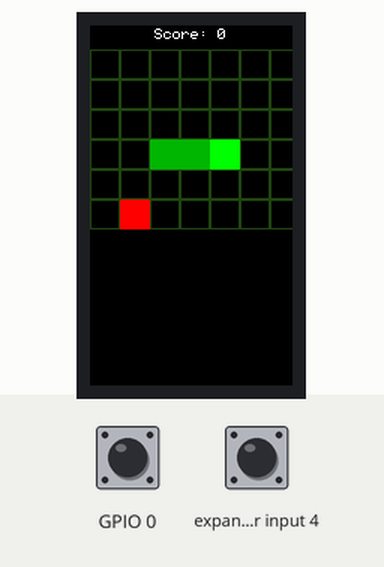
Simulated run of this program. Board: ESP32-S3. Shown: 135×240 colour display. The test bench sets the inputs (shaded band); at power-on: GPIO 0 HIGH, expander input 4 HIGH. Random numbers use the default seed unless the program sets one.

Above: at 0.3 s.
At 0.78 s:
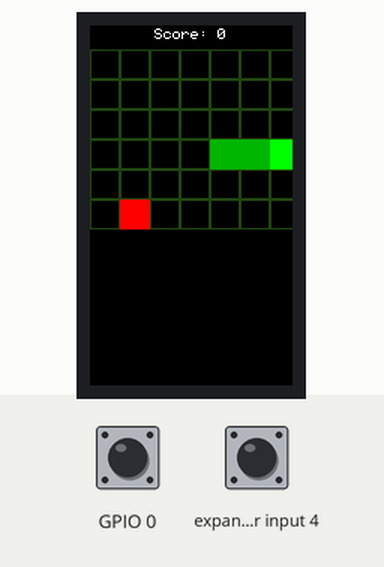
At 1.4 s:
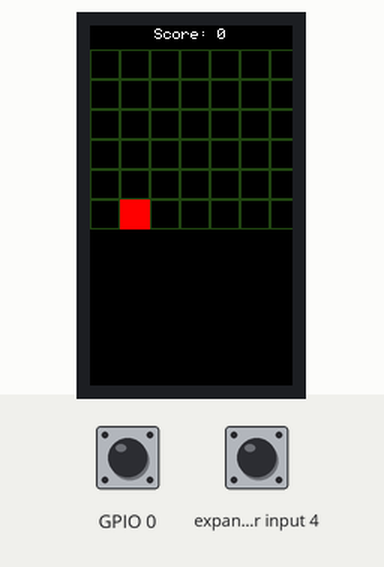
At 2.4 s:
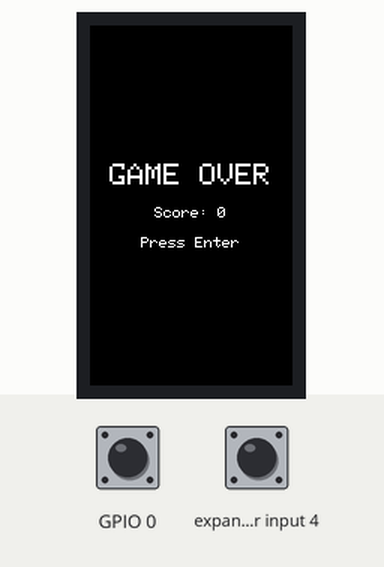

Measured:
- what the display in image 2 shows lasts 0.9 s, from 1.4 s to 2.3 s

The program:

main.cpp
```cpp
#include "M5Cardputer.h"

#define COLS 12
#define ROWS 6
#define CELL 20
#define GRID_Y 16
#define MAX_TAIL 256

struct Point {
    int8_t x, y;
};

Point tail[MAX_TAIL];
int tailLen;
int8_t foodX, foodY;
int8_t dirX, dirY;
int score;
bool gameOver;

void placeFood() {
    bool occupied;
    do {
        occupied = false;
        foodX = random(COLS);
        foodY = random(ROWS);
        for (int i = 0; i < tailLen; i++) {
            if (tail[i].x == foodX && tail[i].y == foodY) {
                occupied = true;
                break;
            }
        }
    } while (occupied);
}

void initGame() {
    tailLen = 3;
    tail[0].x = 3; tail[0].y = 3;
    tail[1].x = 2; tail[1].y = 3;
    tail[2].x = 1; tail[2].y = 3;
    dirX = 1; dirY = 0;
    score = 0;
    gameOver = false;
    placeFood();
}

void drawCell(int gx, int gy, uint16_t color) {
    M5Cardputer.Display.fillRect(gx * CELL, GRID_Y + gy * CELL, CELL, CELL, color);
}

void draw() {
    M5Cardputer.Display.fillScreen(BLACK);
    for (int y = 0; y < ROWS; y++) {
        for (int x = 0; x < COLS; x++) {
            M5Cardputer.Display.drawRect(x * CELL, GRID_Y + y * CELL, CELL, CELL, 0x222222);
        }
    }
    for (int i = 0; i < tailLen; i++) {
        drawCell(tail[i].x, tail[i].y, i == 0 ? 0x07E0 : 0x05A0);
    }
    drawCell(foodX, foodY, 0xF800);
    M5Cardputer.Display.setTextColor(WHITE);
    M5Cardputer.Display.setTextDatum(top_center);
    M5Cardputer.Display.drawString("Score: " + String(score), M5Cardputer.Display.width() / 2, 2);
}

void moveSnake() {
    int8_t nx = tail[0].x + dirX;
    int8_t ny = tail[0].y + dirY;

    if (nx < 0 || nx >= COLS || ny < 0 || ny >= ROWS) {
        gameOver = true;
        return;
    }
    for (int i = 1; i < tailLen; i++) {
        if (tail[i].x == nx && tail[i].y == ny) {
            gameOver = true;
            return;
        }
    }

    bool ate = (nx == foodX && ny == foodY);
    if (!ate) {
        for (int i = tailLen - 1; i > 0; i--) {
            tail[i] = tail[i - 1];
        }
    } else {
        for (int i = tailLen; i > 0; i--) {
            tail[i] = tail[i - 1];
        }
        tailLen++;
        score++;
        placeFood();
    }
    tail[0].x = nx;
    tail[0].y = ny;
}

void showGameOver() {
    M5Cardputer.Display.fillScreen(BLACK);
    M5Cardputer.Display.setTextColor(WHITE);
    M5Cardputer.Display.setTextDatum(middle_center);
    M5Cardputer.Display.setTextSize(2);
    M5Cardputer.Display.drawString("GAME OVER", M5Cardputer.Display.width() / 2, M5Cardputer.Display.height() / 2 - 20);
    M5Cardputer.Display.setTextSize(1);
    M5Cardputer.Display.drawString("Score: " + String(score), M5Cardputer.Display.width() / 2, M5Cardputer.Display.height() / 2 + 5);
    M5Cardputer.Display.drawString("Press Enter", M5Cardputer.Display.width() / 2, M5Cardputer.Display.height() / 2 + 25);
}

void setup() {
    auto cfg = M5.config();
    M5Cardputer.begin(cfg, true);
    M5Cardputer.Display.setRotation(1);
    randomSeed(micros());
    initGame();
}

void loop() {
    M5Cardputer.update();
    if (M5Cardputer.Keyboard.isKeyPressed('w') && dirY == 0) { dirX = 0; dirY = -1; }
    if (M5Cardputer.Keyboard.isKeyPressed('s') && dirY == 0) { dirX = 0; dirY = 1; }
    if (M5Cardputer.Keyboard.isKeyPressed('a') && dirX == 0) { dirX = -1; dirY = 0; }
    if (M5Cardputer.Keyboard.isKeyPressed('d') && dirX == 0) { dirX = 1; dirY = 0; }

    if (gameOver) {
        showGameOver();
        if (M5Cardputer.Keyboard.isKeyPressed(KEY_ENTER)) {
            initGame();
        }
        delay(50);
        return;
    }

    moveSnake();
    draw();
    delay(200);
}
```
